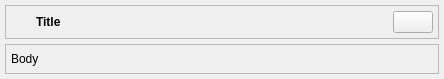
<?xml version="1.0" encoding="UTF-8"?>
<ui version="4.0">
 <class>Form</class>
 <widget class="QWidget" name="Form">
  <property name="geometry">
   <rect>
    <x>0</x>
    <y>0</y>
    <width>444</width>
    <height>79</height>
   </rect>
  </property>
  <property name="windowTitle">
   <string>Form</string>
  </property>
  <layout class="QVBoxLayout" name="verticalLayout">
   <property name="spacing">
    <number>5</number>
   </property>
   <property name="leftMargin">
    <number>5</number>
   </property>
   <property name="topMargin">
    <number>5</number>
   </property>
   <property name="rightMargin">
    <number>5</number>
   </property>
   <property name="bottomMargin">
    <number>5</number>
   </property>
   <item alignment="Qt::AlignTop">
    <widget class="QFrame" name="frame">
     <property name="frameShape">
      <enum>QFrame::StyledPanel</enum>
     </property>
     <property name="frameShadow">
      <enum>QFrame::Raised</enum>
     </property>
     <layout class="QHBoxLayout" name="horizontalLayout">
      <property name="spacing">
       <number>5</number>
      </property>
      <property name="leftMargin">
       <number>5</number>
      </property>
      <property name="topMargin">
       <number>5</number>
      </property>
      <property name="rightMargin">
       <number>5</number>
      </property>
      <property name="bottomMargin">
       <number>5</number>
      </property>
      <item alignment="Qt::AlignLeft">
       <widget class="QLabel" name="iconlabel">
        <property name="minimumSize">
         <size>
          <width>20</width>
          <height>20</height>
         </size>
        </property>
        <property name="maximumSize">
         <size>
          <width>20</width>
          <height>20</height>
         </size>
        </property>
        <property name="text">
         <string/>
        </property>
        <property name="scaledContents">
         <bool>true</bool>
        </property>
       </widget>
      </item>
      <item>
       <widget class="QLabel" name="titlelabel">
        <property name="sizePolicy">
         <sizepolicy hsizetype="Expanding" vsizetype="Preferred">
          <horstretch>0</horstretch>
          <verstretch>0</verstretch>
         </sizepolicy>
        </property>
        <property name="font">
         <font>
          <bold>true</bold>
         </font>
        </property>
        <property name="text">
         <string>Title</string>
        </property>
        <property name="wordWrap">
         <bool>true</bool>
        </property>
       </widget>
      </item>
      <item alignment="Qt::AlignRight">
       <widget class="QPushButton" name="closeButton">
        <property name="text">
         <string/>
        </property>
        <property name="icon">
         <iconset theme="application-exit"/>
        </property>
       </widget>
      </item>
     </layout>
    </widget>
   </item>
   <item>
    <widget class="QFrame" name="frame_2">
     <property name="sizePolicy">
      <sizepolicy hsizetype="Preferred" vsizetype="Expanding">
       <horstretch>0</horstretch>
       <verstretch>0</verstretch>
      </sizepolicy>
     </property>
     <property name="frameShape">
      <enum>QFrame::StyledPanel</enum>
     </property>
     <property name="frameShadow">
      <enum>QFrame::Raised</enum>
     </property>
     <layout class="QVBoxLayout" name="verticalLayout_2">
      <property name="spacing">
       <number>5</number>
      </property>
      <property name="leftMargin">
       <number>5</number>
      </property>
      <property name="topMargin">
       <number>5</number>
      </property>
      <property name="rightMargin">
       <number>5</number>
      </property>
      <property name="bottomMargin">
       <number>5</number>
      </property>
      <item>
       <widget class="QLabel" name="bodyLabel">
        <property name="text">
         <string>Body</string>
        </property>
        <property name="wordWrap">
         <bool>true</bool>
        </property>
       </widget>
      </item>
     </layout>
    </widget>
   </item>
  </layout>
 </widget>
 <resources/>
 <connections/>
</ui>
